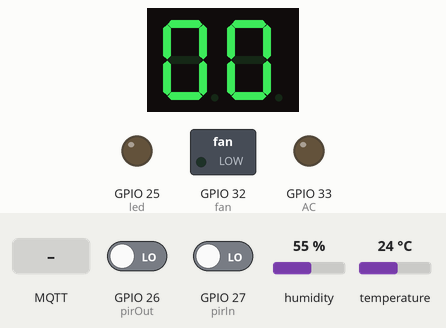
This sketch was run on a simulated ESP32. On the bench: 2-digit seven-segment display, switched loads named in the sketch (green lamp = pin HIGH), output pins drawn as LEDs (lit = HIGH). Wiring (inferred from the names in the program): 2-digit 7-segment display, segments lit when HIGH: segments GPIO 5, GPIO 18, GPIO 19, GPIO 21, GPIO 22, GPIO 23, GPIO 13; digit selects GPIO 15, GPIO 2. The inputs (shaded band) are chosen by the test bench; at power-on: GPIO 27 (pirIn) LOW, GPIO 26 (pirOut) LOW, humidity 55 %, temperature 24 °C. WiFi joins after 1.5 s; servers stay silent unless stated; no MQTT or app messages arrive unless stated; the segment pins are drawn as the display they are named for; pins used as bus, display or sensor lines are not drawn; what the sketch prints to the serial monitor is not drawn.

Above: at 2.7 s.
2.8 s: MQTT message "1" arrives on the third subscribed topic
At 3.7 s:
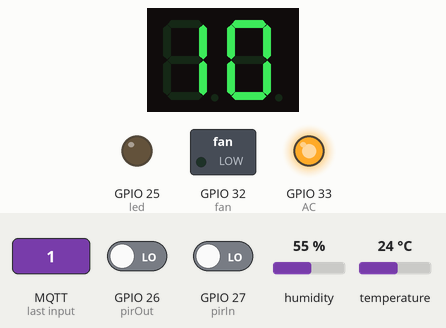
4.3 s: GPIO 27 (pirIn) driven HIGH
At 5.1 s:
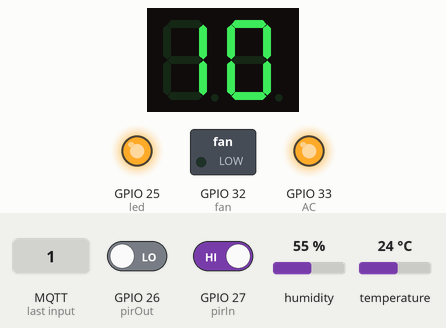
5.8 s: MQTT message "ON" arrives on the second subscribed topic
At 6.5 s:
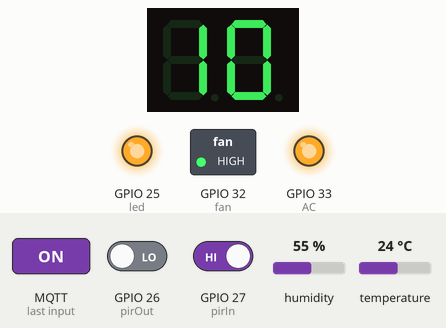
7.3 s: MQTT message "0" arrives on the third subscribed topic
At 8.4 s:
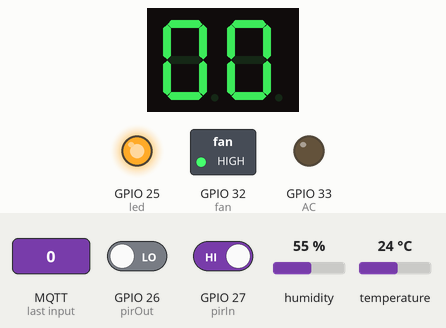
8.8 s: MQTT message "OFF" arrives on the second subscribed topic
At 10.1 s:
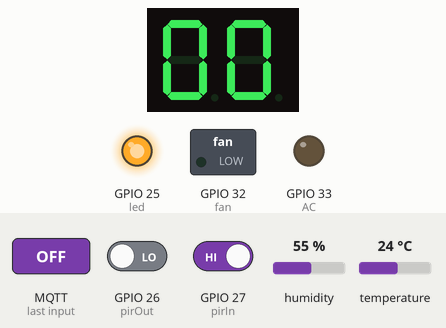
Timing chart, 0 to 11.8 s (numbered marks = the images above; inputs shaded):
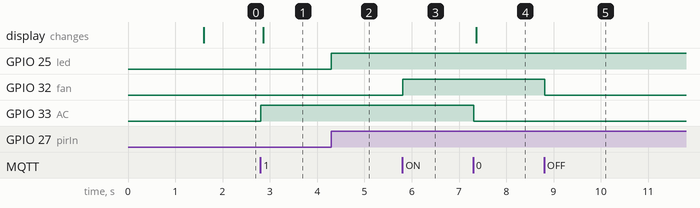

Measured:
- after the input at 2.8 s, GPIO 33 (AC): LOW → HIGH at once; the display: changes after 0.06 s (image 1)
- after the input at 4.3 s, GPIO 25 (led): LOW → HIGH at once
- after the input at 5.8 s, GPIO 32 (fan): LOW → HIGH at once
- after the input at 7.3 s, GPIO 33 (AC): HIGH → LOW at once; the display: changes after 0.06 s (image 4)
- after the input at 8.8 s, GPIO 32 (fan): HIGH → LOW at once

The sketch:

sketch_nov23a.ino
```cpp
#include <DHT.h>
#include <WiFi.h>
#include <PubSubClient.h>
#include <string>

#define DHTPIN 4       // Chuyển chân DHT sang một GPIO khác, ví dụ GPIO15
#define DHTTYPE DHT11

DHT dht(DHTPIN, DHTTYPE);

const int led = 25;    // Chuyển relay sang GPIO13 hoặc chân khác có thể output
const int pirIn = 27;    // GPIO35 - input only
const int pirOut = 26;   // GPIO34 - input only
const int AC = 33;
const int fan = 32;
int entered = 0;
int fan_status = 0;
int ac_temperature = 0;

int segmentPins[] = {5, 18, 19, 21, 22, 23, 13}; // Chân a, b, c, d, e, f, g
int digitPins[] = {15, 2};                // Chân D1, D2 (2 số đầu)

byte digitMap[10] = {
    0b00111111, // Số 0
    0b00000110, // Số 1
    0b01011011, // Số 2
    0b01001111, // Số 3
    0b01100110, // Số 4
    0b01101101, // Số 5
    0b01111101, // Số 6
    0b00000111, // Số 7
    0b01111111, // Số 8
    0b01101111  // Số 9
};

const char* ssid = "Dung";        // Tên WiFi
const char* password = "Dung301120033";        // Mật khẩu WiFi
const char* mqtt_server = "192.168.1.34";    // Địa chỉ IP của MQTT broker
const char* mqtt_username = "iot";     // Tên đăng nhập MQTT
const char* mqtt_password = "1234";            // Mật khẩu MQTT

// Khởi tạo đối tượng để kết nối WiFi và MQTT
WiFiClient espClient;                         // Tạo client WiFi
PubSubClient client(espClient);

void setup_wifi()
{
  WiFi.begin(ssid, password);
  while (WiFi.status() != WL_CONNECTED) {
    delay(500);
    Serial.print(".");
  }
  Serial.println("");
  Serial.println("WiFi connected");
  Serial.println("IP address: ");
  Serial.println(WiFi.localIP());
}

void reconnect() {
  // Lặp cho đến khi kết nối thành công
  while (!client.connected()) {
    Serial.print("Attempting MQTT connection...");

    // Thử kết nối với MQTT broker
    if (client.connect("ESP8266Client", mqtt_username, mqtt_password)) {
      Serial.println("connected");
      // Subscribe vào các topic cần thiết
      client.subscribe("home/devices/den");      // Topic điều khiển đèn
      client.subscribe("home/devices/quat");     // Topic điều khiển quạt
      client.subscribe("home/devices/dieuhoa");  // Topic điều khiển điều hòa
    } else {
      // Nếu kết nối thất bại
      Serial.print("failed, rc=");
      Serial.print(client.state());             // In ra mã lỗi
      Serial.println(" try again in 5 seconds");
      delay(5000);                              // Đợi 5 giây trước khi thử lại
    }
  }
}

#include <string>  // Đảm bảo rằng bạn đã bao gồm thư viện string

void callback(char* topic, byte* payload, unsigned int length)
{
  String message;
  for (int i = 0; i < length; i++)
  {
    message += (char)payload[i];
  }
  Serial.print("Message arrived on topic: ");
  Serial.print(topic);
  Serial.print(" | Message: ");
  Serial.println(message);

  // Xử lý điều khiển quạt
  if (strcmp(topic, "home/devices/quat") == 0) {
    if (message == "ON") {
      fan_status = 1;
      digitalWrite(fan, HIGH);                       // Bật quạt
      client.publish("home/devices/quat/status", "ON");    // Gửi trạng thái
      Serial.println("Fan turned ON");
    } else if (message == "OFF") {
      fan_status = 0;
      digitalWrite(fan, LOW);                       // Tắt quạt
      client.publish("home/devices/quat/status", "OFF");   // Gửi trạng thái
      Serial.println("Fan turned OFF");
    }
  }

  // Xử lý điều khiển điều hòa
  if (strcmp(topic, "home/devices/dieuhoa") == 0) {
    // Chuyển đổi String sang std::string
    std::string std_message = message.c_str();  // Chuyển String thành std::string

    // Dùng std::stoi để chuyển đổi std::string thành số nguyên
    ac_temperature = std::stoi(std_message);
    if (ac_temperature > 0) {
      digitalWrite(AC, HIGH);                         // Bật điều hòa
      client.publish("home/devices/dieuhoa/status", "ON");   // Gửi trạng thái
      Serial.println("Air conditioner turned ON");
    } else {
      digitalWrite(AC, LOW);                         // Tắt điều hòa
      client.publish("home/devices/dieuhoa/status", "OFF");  // Gửi trạng thái
      Serial.println("Air conditioner turned OFF");
    }
  }
}

void setup()
{
  Serial.begin(115200);
  Serial.println("Start.....");

  // Kết nối WiFi
  setup_wifi();

  client.setServer(mqtt_server, 1883);    // Cấu hình MQTT broker và port
  client.setCallback(callback);
  dht.begin();

  pinMode(AC, OUTPUT);
  pinMode(fan, OUTPUT);
  pinMode(led, OUTPUT);
  pinMode(pirIn, INPUT);
  pinMode(pirOut, INPUT);
  for (int i = 0; i < 7; i++) {
    pinMode(segmentPins[i], OUTPUT);
  }
  for (int i = 0; i < 2; i++) { // Chỉ dùng D1 và D2
    pinMode(digitPins[i], OUTPUT);
  }
}

void displayDigit(int digit, int num) {
  // Tắt tất cả chữ số trước khi bật chữ số mới
  for (int i = 0; i < 2; i++) {
    digitalWrite(digitPins[i], HIGH);
  }

  // Bật chữ số được chọn
  digitalWrite(digitPins[digit], LOW);

  // Hiển thị số bằng cách bật/tắt các đoạn
  for (int i = 0; i < 7; i++) {
    digitalWrite(segmentPins[i], digitMap[num] & (1 << i));
  }
}

// Định nghĩa các mảng previousMillis và interval cho các cảm biến và dữ liệu
unsigned long previousMillis[4];  // Mảng lưu thời gian cho các cảm biến và payload
long interval[4] = {1500, 1500, 5, 5000};  // Mảng interval cho từng tác vụ

// Định nghĩa các chỉ số cho từng mảng previousMillis và interval
const int pirInIndex = 0;
const int pirOutIndex = 1;
const int ledDisplayIndex = 2;
const int payloadIndex = 3;

void loop() {

  if (!client.connected()) {
    reconnect();
  }
  client.loop();
  unsigned long currentMillis = millis();  // Lấy thời gian hiện tại

  // Kiểm tra thời gian đã đủ để xử lý pirIn (1.5s)
  if (currentMillis - previousMillis[pirInIndex] >= interval[pirInIndex]) {
    // Kiểm tra nếu cảm biến pirIn phát hiện chuyển động
    if (digitalRead(pirIn) == HIGH) {
      entered++;
      Serial.print("In: ");
      Serial.println(entered);
      previousMillis[pirInIndex] = currentMillis;  // Cập nhật thời gian cho pirIn
    }
  }

  // Kiểm tra thời gian đã đủ để xử lý pirOut (1s)
  if (currentMillis - previousMillis[pirOutIndex] >= interval[pirOutIndex]) {
    // Kiểm tra nếu cảm biến pirOut phát hiện chuyển động
    if (digitalRead(pirOut) == HIGH) {
      if (entered > 0) {
        entered--;
        Serial.print("Out: ");
        Serial.println(entered);
      }
      previousMillis[pirOutIndex] = currentMillis;  // Cập nhật thời gian cho pirOut
    }
  }

  // Điều khiển LED 4 số
  int Light = entered > 0;
  digitalWrite(led, Light ? HIGH : LOW);

  // Kiểm tra thời gian đã đủ để gửi payload (2s)
  if (currentMillis - previousMillis[payloadIndex] >= interval[payloadIndex]) {
    // Đọc dữ liệu từ các cảm biến
    float humidity = dht.readHumidity();            // Đọc độ ẩm
    float temperature = dht.readTemperature();      // Đọc nhiệt độ

    // Kiểm tra lỗi đọc cảm biến
    if (isnan(humidity) || isnan(temperature)) {
      Serial.println("Failed to read from DHT sensor!");
      return;
    }

    // Tạo chuỗi JSON để gửi dữ liệu
    String payload = "{";
    payload += "\"light\":" + String(Light);
    payload += ",\"humidity\":" + String(humidity);
    payload += ",\"temperature\":" + String(temperature);
    payload += ",\"fan_status\":" + String(fan_status);  // Thêm trạng thái quạt
    payload += ",\"ac_temperature\":" + String(ac_temperature);  // Thêm nhiệt độ điều hòa
    payload += "}";

    // Gửi dữ liệu lên MQTT broker
    client.publish("home/sensors", payload.c_str());
    Serial.print("Published data: ");
    Serial.println(payload);

    previousMillis[payloadIndex] = currentMillis;  // Cập nhật thời gian gửi payload
  }

  // Hiển thị LED 4 số
  int digit1 = ac_temperature / 10;  // Chữ số đầu tiên
  int digit2 = ac_temperature % 10;  // Chữ số thứ hai

  // Kiểm tra sự lệch thời gian trước khi hiển thị lại
  if (currentMillis - previousMillis[ledDisplayIndex] >= interval[ledDisplayIndex]) {
    // Hiển thị chữ số đầu tiên (D1)
    displayDigit(1, digit1);
    delay(5);  // Khoảng trống ngắn giữa việc hiển thị chữ số đầu tiên và thứ hai

    // Hiển thị chữ số thứ hai (D2)
    displayDigit(0, digit2);
    delay(5);

    // Cập nhật thời gian cho LED Display
    previousMillis[ledDisplayIndex] = currentMillis;  // Cập nhật thời gian cho LED Display
  }

  // Cập nhật thời gian cho LED Display (hoặc có thể sử dụng mảng nếu cần)
  previousMillis[ledDisplayIndex] = currentMillis;  // Cập nhật thời gian cho LED Display
}
```
